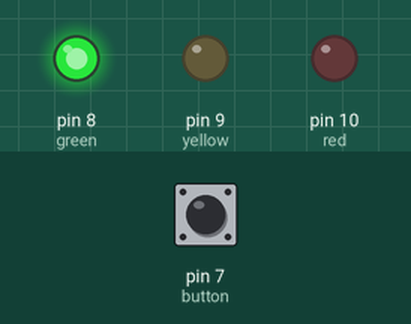
A sketch run on a simulated Arduino Uno, built with avr-gcc and run on an emulated ATmega328P. Parts: output pins drawn as LEDs (lit = HIGH). The inputs (shaded band) are chosen by the test bench; at power-on: pin 7 (button) LOW.

Above: at 1.2 s.
1.3 s: pin 7 (button) pulled HIGH for 0.15 s
At 2.4 s:
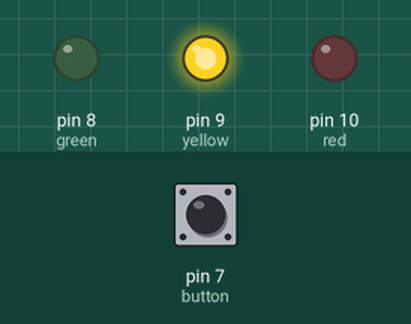
At 4.7 s:
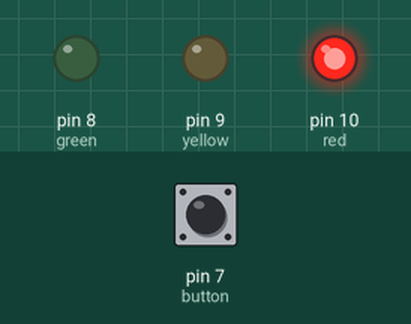
Timing chart, 0 to 12.8 s (numbered marks = the images above; inputs shaded):
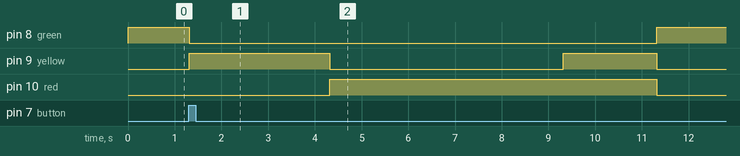

The sketch:

sketch_oct27a_no_buzzer.ino
```cpp
const int red = 10;
const int yellow = 9;
const int green = 8;
const int button = 7;

void setup() {
  // put your setup code here, to run once:
  pinMode(red, OUTPUT);
  pinMode(yellow, OUTPUT);
  pinMode(green, OUTPUT);
  pinMode(button, INPUT);
  digitalWrite(green,HIGH);
}

void loop() {
  // put your main code here, to run repeatedly:
  if (digitalRead(button) == HIGH) {
    delay(15); //software debounce
    if (digitalRead(button) == HIGH) {
      changeLights();
    }
  }
}

void changeLights() {
  digitalWrite(green,LOW);
  digitalWrite(yellow,HIGH);
  delay(3000); //3 seconds

  digitalWrite(yellow,LOW);
  digitalWrite(red,HIGH);
  delay(5000); //5 seconds

  digitalWrite(yellow, HIGH);
  delay(2000); //2 seconds

  digitalWrite(yellow,LOW);
  digitalWrite(red,LOW);
  digitalWrite(green,HIGH);
  delay(3000); //3 seconds
}
```

Measured:
- after the input at 1.3 s, pin 8 (green): HIGH → LOW at once, → HIGH 10.0 s later; pin 9 (yellow): LOW → HIGH at once, → LOW 3.0 s later, → HIGH 5.0 s later, → LOW 2.0 s later; pin 10 (red): LOW → HIGH after 3.0 s, → LOW 7.0 s later
